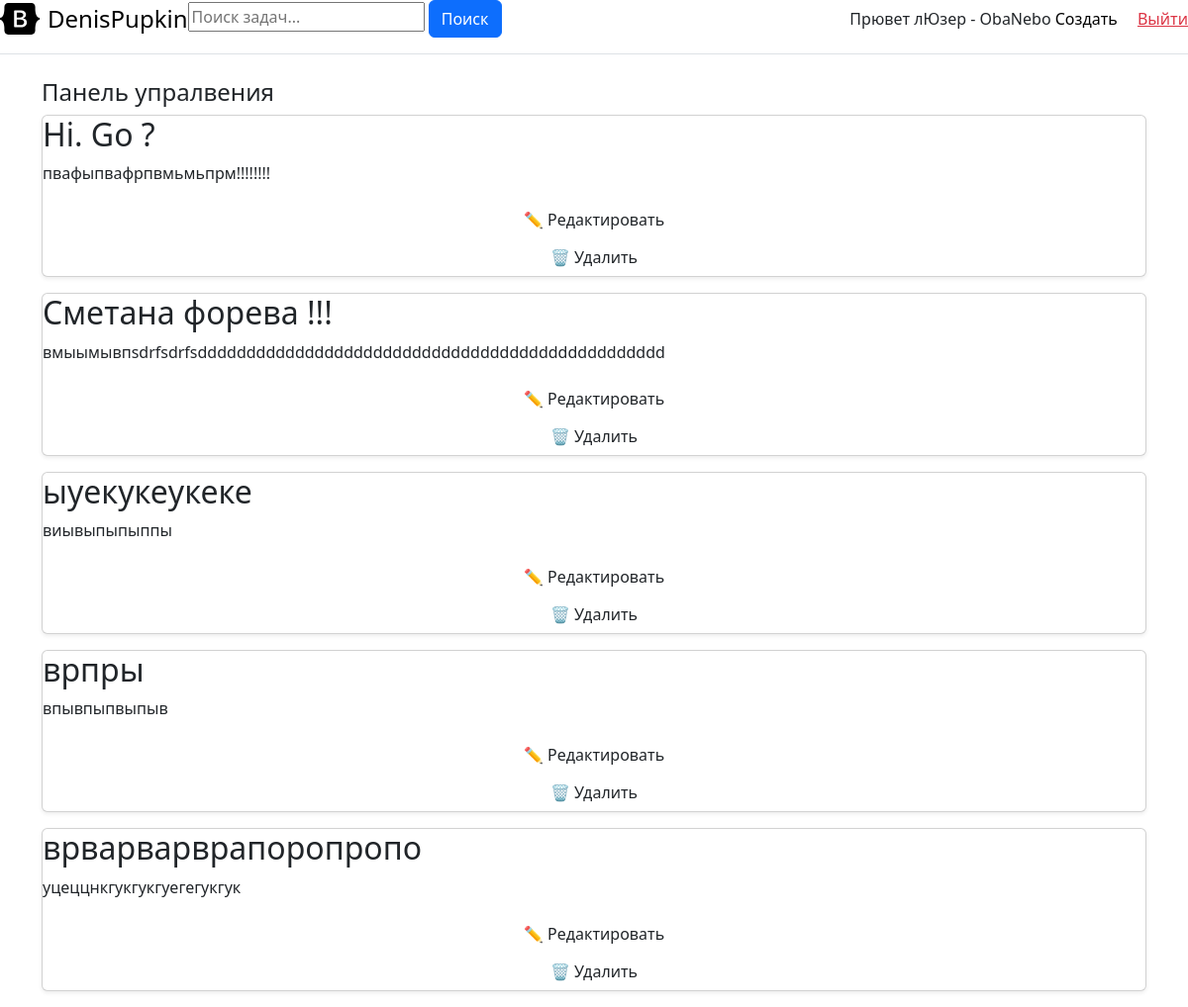
Page /blog/ (signed in) on the earlier database version.
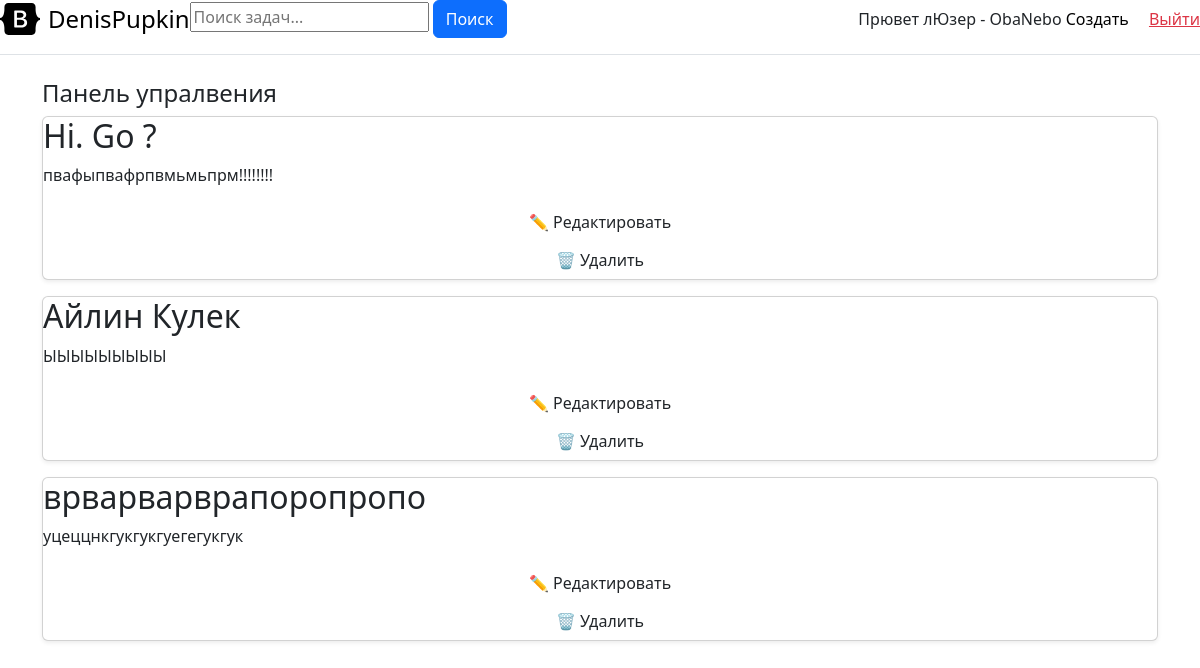
Same page on the later database version.
### blog/models.py (models this page shows, shortened)
class Task(models.Model):
    title = models.CharField("Название задачи", max_length=200)
    task = models.TextField("Описание задачи")
    class Meta:
        verbose_name = "Задача"
        verbose_name_plural = "Задачи"

### blog/views.py (the view)
# urls.py: path('', views.index, name='index'),
@admin_required
def index(request):
   search_query = request.GET.get('search', '')
   if search_query:
        tasks = Task.objects.filter(title__icontains=search_query) | Task.objects.filter(task__icontains=search_query)
   else:
        tasks = Task.objects.all()
   return render(request, 'blog/index.html', {'title': 'Панель управления', 'tasks': tasks})

### blog/views.py (called while the page is built)
def is_admin_user(user):
    if user.is_superuser or user.groups.filter(name='admin').exists():
        return True
    raise PermissionDenied("Доступ запрещен")  # Возвращает ошибку 403

### blog/templates/blog/index.html (shortened to what this page needs)
{% extends 'blog/base.html' %}
{% block content %}
    <h4>Панель упралвения</h4>
    {% if tasks %}
        {% for task in tasks %}
            <div class="card mb-3 shadow-sm border-1 rounded">
                <h2>{{ task.title }}</h2>
                <p>{{ task.task }}</p>
                <a href="{% url 'edit_task' task.pk %}" class="btn btn-custom btn-outline-primary-custom">✏️ Редактировать</a>
                <a href="{% url 'delete_task' task.pk %}" class="btn btn-custom btn-outline-primary-custom">🗑️ Удалить</a>
            </div>
        {% endfor %}
    {% else %}
        <p>Задач нет</p>
    {% endif %}
{% endblock content %}

Differences in the rows shown:
removed Task: title "Сметана форева !!!", task "вмыымывпsdrfsdrfsdddddddddddddddddddddddddddddddddddddddddddddddd"
removed Task: title "врпры", task "впывпыпвыпыв"
changed Task: title "ыуекукеукеке" → "Айлин Кулек"; task "виывыпыпыппы" → "ЫЫЫЫЫЫЫЫЫ"
